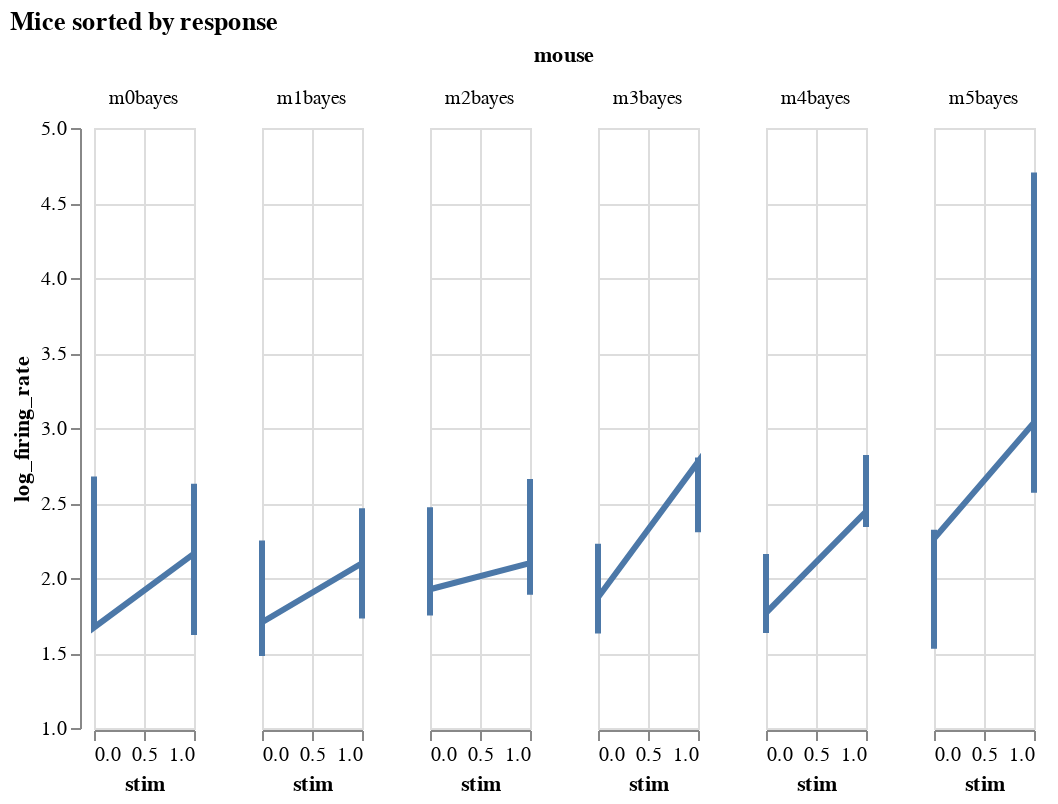
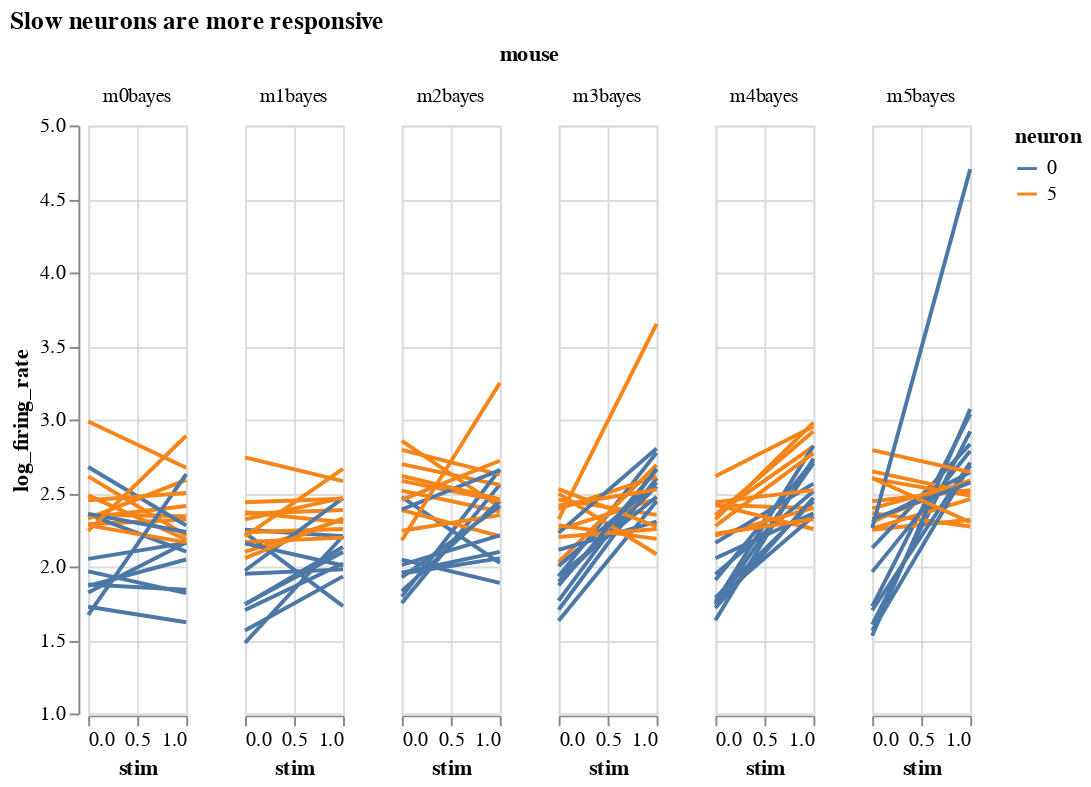
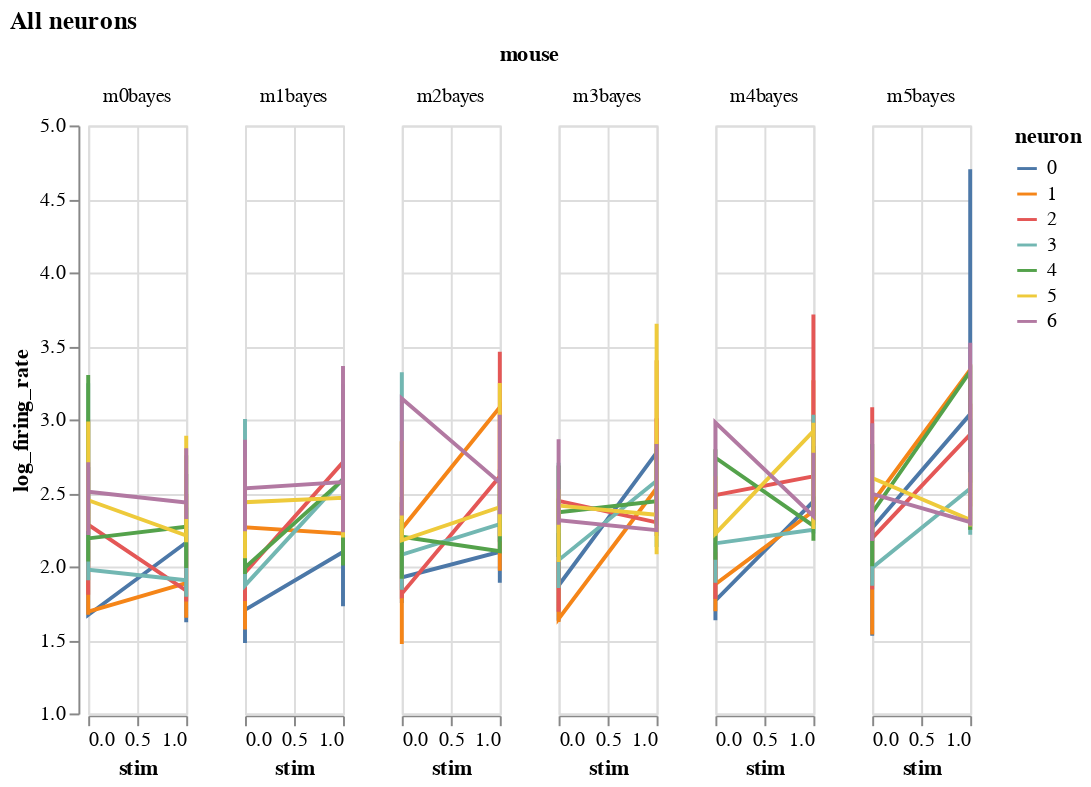
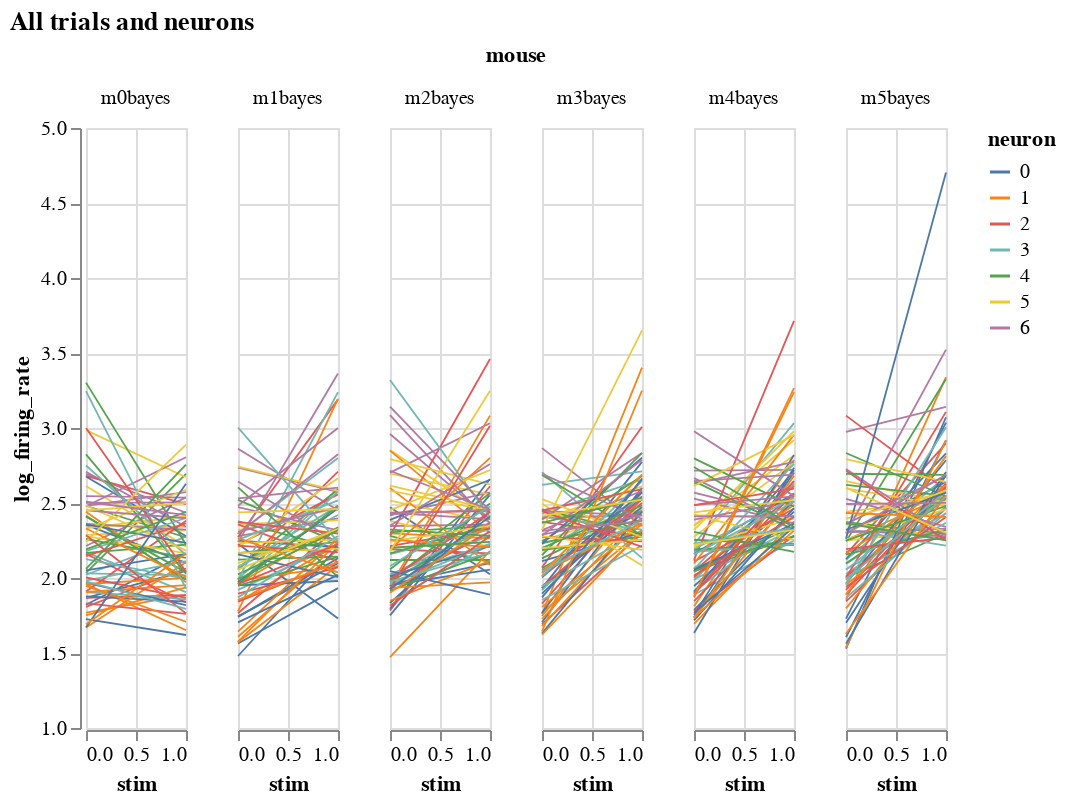

Write notebook code for charts like these, in order.
### Markdown cell above
# Exploratory plot without any fitting

### Code cell
from bayes_window.visualization import fake_spikes_explore
charts=fake_spikes_explore(df,df_monster,index_cols)
[chart.display() for chart in charts];
#fig_mice, fig_select, fig_neurons, fig_trials, fig_isi + fig_overlay, bar, box, fig_raster, bar_combined

### Figure 1 — Vega-Lite specification as saved in the notebook (floating-point values rounded to 4 significant figures)
{"config": {"view": {"continuousWidth": 400, "continuousHeight": 300}}, "data": {"name": "data-6681d4ce69c7ccd29b324b40bdd09c40"}, "mark": {"type": "line", "fill": null}, "encoding": {"facet": {"type": "nominal", "field": "mouse"}, "opacity": {"value": 1}, "size": {"value": 3}, "x": {"type": "quantitative", "field": "stim"}, "y": {"type": "quantitative", "field": "log_firing_rate", "scale": {"zero": false}}}, "height": 300, "title": "Mice sorted by response", "width": 50, "$schema": "https://vega.github.io/schema/vega-lite/v4.8.1.json", "datasets": {"data-6681d4ce69c7ccd29b324b40bdd09c40": [{"i_trial": 0, "mouse_code": 0, "neuron_code": 0, "mouse": "m0bayes", "stim": 0, "neuron": "0", "neuron_x_mouse": "0m0bayes", "log_firing_rate": 1.822, "Firing rate": 66.4, "firing_rate": 66.4, "i_spike": 44.5, "isi": 0.07901}, {"i_trial": 0, "mouse_code": 0, "neuron_code": 0, "mouse": "m0bayes", "stim": 1, "neuron": "0", "neuron_x_mouse": "0m0bayes", "log_firing_rate": 2.163, "Firing rate": 145.4, "firing_rate": 145.4, "i_spike": 47.0, "isi": 0.07346}, {"i_trial": 0, "mouse_code": 1, "neuron_code": 1, "mouse": "m1bayes", "stim": 0, "neuron": "0", "neuron_x_mouse": "0m1bayes", "log_firing_rate": 1.744, "Firing rate": 55.5, "firing_rate": 55.5, "i_spike": 40.5, "isi": 0.08643}, {"i_trial": 0, "mouse_code": 1, "neuron_code": 1, "mouse": "m1bayes", "stim": 1, "neuron": "0", "neuron_x_mouse": "0m1bayes", "log_firing_rate": 2.099, "Firing rate": 125.5, "firing_rate": 125.5, "i_spike": 68.0, "isi": 0.05055}, {"i_trial": 0, "mouse_code": 2, "neuron_code": 2, "mouse": "m2bayes", "stim": 0, "neuron": "0", "neuron_x_mouse": "0m2bayes", "log_firing_rate": 1.958, "Firing rate": 90.8, "firing_rate": 90.8, "i_spike": 36.0, "isi": 0.09629}, {"i_trial": 0, "mouse_code": 2, "neuron_code": 2, "mouse": "m2bayes", "stim": 1, "neuron": "0", "neuron_x_mouse": "0m2bayes", "log_firing_rate": 2.099, "Firing rate": 125.6, "firing_rate": 125.6, "i_spike": 81.5, "isi": 0.04195}, {"i_trial": 0, "mouse_code": 3, "neuron_code": 3, "mouse": "m3bayes", "stim": 0, "neuron": "0", "neuron_x_mouse": "0m3bayes", "log_firing_rate": 1.932, "Firing rate": 85.56, "firing_rate": 85.56, "i_spike": 45.0, "isi": 0.07453}, {"i_trial": 0, "mouse_code": 3, "neuron_code": 3, "mouse": "m3bayes", "stim": 1, "neuron": "0", "neuron_x_mouse": "0m3bayes", "log_firing_rate": 2.774, "Firing rate": 594.3, "firing_rate": 594.3, "i_spike": 114.0, "isi": 0.03013}, {"i_trial": 0, "mouse_code": 4, "neuron_code": 4, "mouse": "m4bayes", "stim": 0, "neuron": "0", "neuron_x_mouse": "0m4bayes", "log_firing_rate": 1.787, "Firing rate": 61.28, "firing_rate": 61.28, "i_spike": 55.5, "isi": 0.06197}, {"i_trial": 0, "mouse_code": 4, "neuron_code": 4, "mouse": "m4bayes", "stim": 1, "neuron": "0", "neuron_x_mouse": "0m4bayes", "log_firing_rate": 2.443, "Firing rate": 277.1, "firing_rate": 277.1, "i_spike": 132.5, "isi": 0.02538}, {"i_trial": 0, "mouse_code": 5, "neuron_code": 5, "mouse": "m5bayes", "stim": 0, "neuron": "0", "neuron_x_mouse": "0m5bayes", "log_firing_rate": 1.729, "Firing rate": 53.57, "firing_rate": 53.57, "i_spike": 38.5, "isi": 0.08965}, {"i_trial": 0, "mouse_code": 5, "neuron_code": 5, "mouse": "m5bayes", "stim": 1, "neuron": "0", "neuron_x_mouse": "0m5bayes", "log_firing_rate": 3.036, "Firing rate": 1087.0, "firing_rate": 1087.0, "i_spike": 145.0, "isi": 0.02397}, {"i_trial": 1, "mouse_code": 0, "neuron_code": 0, "mouse": "m0bayes", "stim": 0, "neuron": "0", "neuron_x_mouse": "0m0bayes", "log_firing_rate": 1.867, "Firing rate": 73.68, "firing_rate": 73.68, "i_spike": 48.5, "isi": 0.07194}, {"i_trial": 1, "mouse_code": 0, "neuron_code": 0, "mouse": "m0bayes", "stim": 1, "neuron": "0", "neuron_x_mouse": "0m0bayes", "log_firing_rate": 2.047, "Firing rate": 111.5, "firing_rate": 111.5, "i_spike": 34.0, "isi": 0.1043}, {"i_trial": 1, "mouse_code": 1, "neuron_code": 1, "mouse": "m1bayes", "stim": 0, "neuron": "0", "neuron_x_mouse": "0m1bayes", "log_firing_rate": 2.229, "Firing rate": 169.3, "firing_rate": 169.3, "i_spike": 46.5, "isi": 0.07385}, {"i_trial": 1, "mouse_code": 1, "neuron_code": 1, "mouse": "m1bayes", "stim": 1, "neuron": "0", "neuron_x_mouse": "0m1bayes", "log_firing_rate": 1.73, "Firing rate": 53.68, "firing_rate": 53.68, "i_spike": 68.0, "isi": 0.05124}, {"i_trial": 1, "mouse_code": 2, "neuron_code": 2, "mouse": "m2bayes", "stim": 0, "neuron": "0", "neuron_x_mouse": "0m2bayes", "log_firing_rate": 2.472, "Firing rate": 296.5, "firing_rate": 296.5, "i_spike": 43.0, "isi": 0.078}, {"i_trial": 1, "mouse_code": 2, "neuron_code": 2, "mouse": "m2bayes", "stim": 1, "neuron": "0", "neuron_x_mouse": "0m2bayes", "log_firing_rate": 2.025, "Firing rate": 105.9, "firing_rate": 105.9, "i_spike": 81.0, "isi": 0.04205}, {"i_trial": 1, "mouse_code": 3, "neuron_code": 3, "mouse": "m3bayes", "stim": 0, "neuron": "0", "neuron_x_mouse": "0m3bayes", "log_firing_rate": 1.706, "Firing rate": 50.76, "firing_rate": 50.76, "i_spike": 39.5, "isi": 0.08834}, {"i_trial": 1, "mouse_code": 3, "neuron_code": 3, "mouse": "m3bayes", "stim": 1, "neuron": "0", "neuron_x_mouse": "0m3bayes", "log_firing_rate": 2.602, "Firing rate": 399.5, "firing_rate": 399.5, "i_spike": 129.5, "isi": 0.02702}, {"i_trial": 1, "mouse_code": 4, "neuron_code": 4, "mouse": "m4bayes", "stim": 0, "neuron": "0", "neuron_x_mouse": "0m4bayes", "log_firing_rate": 1.739, "Firing rate": 54.77, "firing_rate": 54.77, "i_spike": 40.5, "isi": 0.08388}, {"i_trial": 1, "mouse_code": 4, "neuron_code": 4, "mouse": "m4bayes", "stim": 1, "neuron": "0", "neuron_x_mouse": "0m4bayes", "log_firing_rate": 2.703, "Firing rate": 505.0, "firing_rate": 505.0, "i_spike": 140.0, "isi": 0.02354}, {"i_trial": 1, "mouse_code": 5, "neuron_code": 5, "mouse": "m5bayes", "stim": 0, "neuron": "0", "neuron_x_mouse": "0m5bayes", "log_firing_rate": 1.605, "Firing rate": 40.26, "firing_rate": 40.26, "i_spike": 40.5, "isi": 0.08186}, {"i_trial": 1, "mouse_code": 5, "neuron_code": 5, "mouse": "m5bayes", "stim": 1, "neuron": "0", "neuron_x_mouse": "0m5bayes", "log_firing_rate": 2.918, "Firing rate": 828.5, "firing_rate": 828.5, "i_spike": 150.5, "isi": 0.02319}, {"i_trial": 2, "mouse_code": 0, "neuron_code": 0, "mouse": "m0bayes", "stim": 0, "neuron": "0", "neuron_x_mouse": "0m0bayes", "log_firing_rate": 2.051, "Firing rate": 112.5, "firing_rate": 112.5, "i_spike": 43.0, "isi": 0.0811}, {"i_trial": 2, "mouse_code": 0, "neuron_code": 0, "mouse": "m0bayes", "stim": 1, "neuron": "0", "neuron_x_mouse": "0m0bayes", "log_firing_rate": 2.16, "Firing rate": 144.7, "firing_rate": 144.7, "i_spike": 45.0, "isi": 0.07837}, {"i_trial": 2, "mouse_code": 1, "neuron_code": 1, "mouse": "m1bayes", "stim": 0, "neuron": "0", "neuron_x_mouse": "0m1bayes", "log_firing_rate": 1.741, "Firing rate": 55.05, "firing_rate": 55.05, "i_spike": 42.0, "isi": 0.08417}, {"i_trial": 2, "mouse_code": 1, "neuron_code": 1, "mouse": "m1bayes", "stim": 1, "neuron": "0", "neuron_x_mouse": "0m1bayes", "log_firing_rate": 2.132, "Firing rate": 135.5, "firing_rate": 135.5, "i_spike": 65.5, "isi": 0.05327}, {"i_trial": 2, "mouse_code": 2, "neuron_code": 2, "mouse": "m2bayes", "stim": 0, "neuron": "0", "neuron_x_mouse": "0m2bayes", "log_firing_rate": 1.751, "Firing rate": 56.31, "firing_rate": 56.31, "i_spike": 34.5, "isi": 0.1025}, {"i_trial": 2, "mouse_code": 2, "neuron_code": 2, "mouse": "m2bayes", "stim": 1, "neuron": "0", "neuron_x_mouse": "0m2bayes", "log_firing_rate": 2.556, "Firing rate": 359.9, "firing_rate": 359.9, "i_spike": 91.5, "isi": 0.03621}, {"i_trial": 2, "mouse_code": 3, "neuron_code": 3, "mouse": "m3bayes", "stim": 0, "neuron": "0", "neuron_x_mouse": "0m3bayes", "log_firing_rate": 1.896, "Firing rate": 78.67, "firing_rate": 78.67, "i_spike": 53.0, "isi": 0.06515}, {"i_trial": 2, "mouse_code": 3, "neuron_code": 3, "mouse": "m3bayes", "stim": 1, "neuron": "0", "neuron_x_mouse": "0m3bayes", "log_firing_rate": 2.545, "Firing rate": 350.4, "firing_rate": 350.4, "i_spike": 107.0, "isi": 0.03192}, {"i_trial": 2, "mouse_code": 4, "neuron_code": 4, "mouse": "m4bayes", "stim": 0, "neuron": "0", "neuron_x_mouse": "0m4bayes", "log_firing_rate": 1.754, "Firing rate": 56.76, "firing_rate": 56.76, "i_spike": 30.5, "isi": 0.1139}, {"i_trial": 2, "mouse_code": 4, "neuron_code": 4, "mouse": "m4bayes", "stim": 1, "neuron": "0", "neuron_x_mouse": "0m4bayes", "log_firing_rate": 2.82, "Firing rate": 660.7, "firing_rate": 660.7, "i_spike": 132.0, "isi": 0.02645}, {"i_trial": 2, "mouse_code": 5, "neuron_code": 5, "mouse": "m5bayes", "stim": 0, "neuron": "0", "neuron_x_mouse": "0m5bayes", "log_firing_rate": 2.301, "Firing rate": 200.1, "firing_rate": 200.1, "i_spike": 41.0, "isi": 0.08552}, {"i_trial": 2, "mouse_code": 5, "neuron_code": 5, "mouse": "m5bayes", "stim": 1, "neuron": "0", "neuron_x_mouse": "0m5bayes", "log_firing_rate": 2.64, "Firing rate": 436.8, "firing_rate": 436.8, "i_spike": 150.0, "isi": 0.02326}, {"i_trial": 3, "mouse_code": 0, "neuron_code": 0, "mouse": "m0bayes", "stim": 0, "neuron": "0", "neuron_x_mouse": "0m0bayes", "log_firing_rate": 2.355, "Firing rate": 226.2, "firing_rate": 226.2, "i_spike": 43.0, "isi": 0.08147}, {"i_trial": 3, "mouse_code": 0, "neuron_code": 0, "mouse": "m0bayes", "stim": 1, "neuron": "0", "neuron_x_mouse": "0m0bayes", "log_firing_rate": 2.101, "Firing rate": 126.1, "firing_rate": 126.1, "i_spike": 42.0, "isi": 0.0834}, {"i_trial": 3, "mouse_code": 1, "neuron_code": 1, "mouse": "m1bayes", "stim": 0, "neuron": "0", "neuron_x_mouse": "0m1bayes", "log_firing_rate": 2.249, "Firing rate": 177.6, "firing_rate": 177.6, "i_spike": 45.5, "isi": 0.07617}, {"i_trial": 3, "mouse_code": 1, "neuron_code": 1, "mouse": "m1bayes", "stim": 1, "neuron": "0", "neuron_x_mouse": "0m1bayes", "log_firing_rate": 2.205, "Firing rate": 160.3, "firing_rate": 160.3, "i_spike": 63.5, "isi": 0.05352}, {"i_trial": 3, "mouse_code": 2, "neuron_code": 2, "mouse": "m2bayes", "stim": 0, "neuron": "0", "neuron_x_mouse": "0m2bayes", "log_firing_rate": 1.795, "Firing rate": 62.37, "firing_rate": 62.37, "i_spike": 52.0, "isi": 0.06617}, {"i_trial": 3, "mouse_code": 2, "neuron_code": 2, "mouse": "m2bayes", "stim": 1, "neuron": "0", "neuron_x_mouse": "0m2bayes", "log_firing_rate": 2.66, "Firing rate": 456.9, "firing_rate": 456.9, "i_spike": 79.0, "isi": 0.0441}, {"i_trial": 3, "mouse_code": 3, "neuron_code": 3, "mouse": "m3bayes", "stim": 0, "neuron": "0", "neuron_x_mouse": "0m3bayes", "log_firing_rate": 1.936, "Firing rate": 86.25, "firing_rate": 86.25, "i_spike": 47.0, "isi": 0.07452}, {"i_trial": 3, "mouse_code": 3, "neuron_code": 3, "mouse": "m3bayes", "stim": 1, "neuron": "0", "neuron_x_mouse": "0m3bayes", "log_firing_rate": 2.473, "Firing rate": 297.5, "firing_rate": 297.5, "i_spike": 117.0, "isi": 0.02938}, {"i_trial": 3, "mouse_code": 4, "neuron_code": 4, "mouse": "m4bayes", "stim": 0, "neuron": "0", "neuron_x_mouse": "0m4bayes", "log_firing_rate": 1.633, "Firing rate": 42.97, "firing_rate": 42.97, "i_spike": 39.5, "isi": 0.08702}, {"i_trial": 3, "mouse_code": 4, "neuron_code": 4, "mouse": "m4bayes", "stim": 1, "neuron": "0", "neuron_x_mouse": "0m4bayes", "log_firing_rate": 2.735, "Firing rate": 542.8, "firing_rate": 542.8, "i_spike": 122.0, "isi": 0.02824}, {"i_trial": 3, "mouse_code": 5, "neuron_code": 5, "mouse": "m5bayes", "stim": 0, "neuron": "0", "neuron_x_mouse": "0m5bayes", "log_firing_rate": 2.127, "Firing rate": 133.9, "firing_rate": 133.9, "i_spike": 43.5, "isi": 0.07935}, {"i_trial": 3, "mouse_code": 5, "neuron_code": 5, "mouse": "m5bayes", "stim": 1, "neuron": "0", "neuron_x_mouse": "0m5bayes", "log_firing_rate": 2.831, "Firing rate": 678.3, "firing_rate": 678.3, "i_spike": 153.5, "isi": 0.02247}, {"i_trial": 4, "mouse_code": 0, "neuron_code": 0, "mouse": "m0bayes", "stim": 0, "neuron": "0", "neuron_x_mouse": "0m0bayes", "log_firing_rate": 1.877, "Firing rate": 75.35, "firing_rate": 75.35, "i_spike": 40.0, "isi": 0.08537}, {"i_trial": 4, "mouse_code": 0, "neuron_code": 0, "mouse": "m0bayes", "stim": 1, "neuron": "0", "neuron_x_mouse": "0m0bayes", "log_firing_rate": 1.842, "Firing rate": 69.49, "firing_rate": 69.49, "i_spike": 41.5, "isi": 0.08256}, {"i_trial": 4, "mouse_code": 1, "neuron_code": 1, "mouse": "m1bayes", "stim": 0, "neuron": "0", "neuron_x_mouse": "0m1bayes", "log_firing_rate": 1.564, "Firing rate": 36.62, "firing_rate": 36.62, "i_spike": 34.0, "isi": 0.1029}, {"i_trial": 4, "mouse_code": 1, "neuron_code": 1, "mouse": "m1bayes", "stim": 1, "neuron": "0", "neuron_x_mouse": "0m1bayes", "log_firing_rate": 1.932, "Firing rate": 85.56, "firing_rate": 85.56, "i_spike": 71.0, "isi": 0.04867}, {"i_trial": 4, "mouse_code": 2, "neuron_code": 2, "mouse": "m2bayes", "stim": 0, "neuron": "0", "neuron_x_mouse": "0m2bayes", "log_firing_rate": 1.832, "Firing rate": 67.95, "firing_rate": 67.95, "i_spike": 39.0, "isi": 0.08781}, {"i_trial": 4, "mouse_code": 2, "neuron_code": 2, "mouse": "m2bayes", "stim": 1, "neuron": "0", "neuron_x_mouse": "0m2bayes", "log_firing_rate": 2.444, "Firing rate": 277.7, "firing_rate": 277.7, "i_spike": 86.0, "isi": 0.03986}, {"i_trial": 4, "mouse_code": 3, "neuron_code": 3, "mouse": "m3bayes", "stim": 0, "neuron": "0", "neuron_x_mouse": "0m3bayes", "log_firing_rate": 1.767, "Firing rate": 58.52, "firing_rate": 58.52, "i_spike": 41.0, "isi": 0.08446}, {"i_trial": 4, "mouse_code": 3, "neuron_code": 3, "mouse": "m3bayes", "stim": 1, "neuron": "0", "neuron_x_mouse": "0m3bayes", "log_firing_rate": 2.665, "Firing rate": 462.8, "firing_rate": 462.8, "i_spike": 109.0, "isi": 0.03201}, {"i_trial": 4, "mouse_code": 4, "neuron_code": 4, "mouse": "m4bayes", "stim": 0, "neuron": "0", "neuron_x_mouse": "0m4bayes", "log_firing_rate": 1.947, "Firing rate": 88.48, "firing_rate": 88.48, "i_spike": 41.0, "isi": 0.08561}, {"i_trial": 4, "mouse_code": 4, "neuron_code": 4, "mouse": "m4bayes", "stim": 1, "neuron": "0", "neuron_x_mouse": "0m4bayes", "log_firing_rate": 2.511, "Firing rate": 324.3, "firing_rate": 324.3, "i_spike": 141.0, "isi": 0.02436}, {"i_trial": 4, "mouse_code": 5, "neuron_code": 5, "mouse": "m5bayes", "stim": 0, "neuron": "0", "neuron_x_mouse": "0m5bayes", "log_firing_rate": 1.963, "Firing rate": 91.84, "firing_rate": 91.84, "i_spike": 45.0, "isi": 0.07702}, {"i_trial": 4, "mouse_code": 5, "neuron_code": 5, "mouse": "m5bayes", "stim": 1, "neuron": "0", "neuron_x_mouse": "0m5bayes", "log_firing_rate": 2.785, "Firing rate": 609.8, "firing_rate": 609.8, "i_spike": 173.5, "isi": 0.01987}, {"i_trial": 5, "mouse_code": 0, "neuron_code": 0, "mouse": "m0bayes", "stim": 0, "neuron": "0", "neuron_x_mouse": "0m0bayes", "log_firing_rate": 2.677, "Firing rate": 475.2, "firing_rate": 475.2, "i_spike": 40.5, "isi": 0.0868}, {"i_trial": 5, "mouse_code": 0, "neuron_code": 0, "mouse": "m0bayes", "stim": 1, "neuron": "0", "neuron_x_mouse": "0m0bayes", "log_firing_rate": 2.278, "Firing rate": 189.8, "firing_rate": 189.8, "i_spike": 54.5, "isi": 0.06385}, {"i_trial": 5, "mouse_code": 1, "neuron_code": 1, "mouse": "m1bayes", "stim": 0, "neuron": "0", "neuron_x_mouse": "0m1bayes", "log_firing_rate": 1.48, "Firing rate": 30.2, "firing_rate": 30.2, "i_spike": 41.5, "isi": 0.08028}, {"i_trial": 5, "mouse_code": 1, "neuron_code": 1, "mouse": "m1bayes", "stim": 1, "neuron": "0", "neuron_x_mouse": "0m1bayes", "log_firing_rate": 2.207, "Firing rate": 161.2, "firing_rate": 161.2, "i_spike": 72.0, "isi": 0.04812}, {"i_trial": 5, "mouse_code": 2, "neuron_code": 2, "mouse": "m2bayes", "stim": 0, "neuron": "0", "neuron_x_mouse": "0m2bayes", "log_firing_rate": 1.952, "Firing rate": 89.45, "firing_rate": 89.45, "i_spike": 33.5, "isi": 0.1045}, {"i_trial": 5, "mouse_code": 2, "neuron_code": 2, "mouse": "m2bayes", "stim": 1, "neuron": "0", "neuron_x_mouse": "0m2bayes", "log_firing_rate": 2.055, "Firing rate": 113.5, "firing_rate": 113.5, "i_spike": 92.5, "isi": 0.03668}, {"i_trial": 5, "mouse_code": 3, "neuron_code": 3, "mouse": "m3bayes", "stim": 0, "neuron": "0", "neuron_x_mouse": "0m3bayes", "log_firing_rate": 1.631, "Firing rate": 42.73, "firing_rate": 42.73, "i_spike": 32.5, "isi": 0.1025}, {"i_trial": 5, "mouse_code": 3, "neuron_code": 3, "mouse": "m3bayes", "stim": 1, "neuron": "0", "neuron_x_mouse": "0m3bayes", "log_firing_rate": 2.443, "Firing rate": 277.2, "firing_rate": 277.2, "i_spike": 118.0, "isi": 0.02949}, {"i_trial": 5, "mouse_code": 4, "neuron_code": 4, "mouse": "m4bayes", "stim": 0, "neuron": "0", "neuron_x_mouse": "0m4bayes", "log_firing_rate": 1.908, "Firing rate": 80.88, "firing_rate": 80.88, "i_spike": 39.0, "isi": 0.09003}, {"i_trial": 5, "mouse_code": 4, "neuron_code": 4, "mouse": "m4bayes", "stim": 1, "neuron": "0", "neuron_x_mouse": "0m4bayes", "log_firing_rate": 2.718, "Firing rate": 522.5, "firing_rate": 522.5, "i_spike": 149.5, "isi": 0.0231}, {"i_trial": 5, "mouse_code": 5, "neuron_code": 5, "mouse": "m5bayes", "stim": 0, "neuron": "0", "neuron_x_mouse": "0m5bayes", "log_firing_rate": 1.529, "Firing rate": 33.8, "firing_rate": 33.8, "i_spike": 42.0, "isi": 0.08041}, {"i_trial": 5, "mouse_code": 5, "neuron_code": 5, "mouse": "m5bayes", "stim": 1, "neuron": "0", "neuron_x_mouse": "0m5bayes", "log_firing_rate": 3.072, "Firing rate": 1179.0, "firing_rate": 1179.0, "i_spike": 174.5, "isi": 0.01952}, {"i_trial": 6, "mouse_code": 0, "neuron_code": 0, "mouse": "m0bayes", "stim": 0, "neuron": "0", "neuron_x_mouse": "0m0bayes", "log_firing_rate": 1.967, "Firing rate": 92.65, "firing_rate": 92.65, "i_spike": 39.0, "isi": 0.08763}, {"i_trial": 6, "mouse_code": 0, "neuron_code": 0, "mouse": "m0bayes", "stim": 1, "neuron": "0", "neuron_x_mouse": "0m0bayes", "log_firing_rate": 1.818, "Firing rate": 65.83, "firing_rate": 65.83, "i_spike": 41.5, "isi": 0.08342}, {"i_trial": 6, "mouse_code": 1, "neuron_code": 1, "mouse": "m1bayes", "stim": 0, "neuron": "0", "neuron_x_mouse": "0m1bayes", "log_firing_rate": 1.951, "Firing rate": 89.27, "firing_rate": 89.27, "i_spike": 45.0, "isi": 0.07833}, {"i_trial": 6, "mouse_code": 1, "neuron_code": 1, "mouse": "m1bayes", "stim": 1, "neuron": "0", "neuron_x_mouse": "0m1bayes", "log_firing_rate": 1.98, "Firing rate": 95.52, "firing_rate": 95.52, "i_spike": 70.0, "isi": 0.04968}, {"i_trial": 6, "mouse_code": 2, "neuron_code": 2, "mouse": "m2bayes", "stim": 0, "neuron": "0", "neuron_x_mouse": "0m2bayes", "log_firing_rate": 2.387, "Firing rate": 243.9, "firing_rate": 243.9, "i_spike": 40.0, "isi": 0.08712}, {"i_trial": 6, "mouse_code": 2, "neuron_code": 2, "mouse": "m2bayes", "stim": 1, "neuron": "0", "neuron_x_mouse": "0m2bayes", "log_firing_rate": 2.655, "Firing rate": 451.8, "firing_rate": 451.8, "i_spike": 89.5, "isi": 0.03867}, {"i_trial": 6, "mouse_code": 3, "neuron_code": 3, "mouse": "m3bayes", "stim": 0, "neuron": "0", "neuron_x_mouse": "0m3bayes", "log_firing_rate": 2.112, "Firing rate": 129.6, "firing_rate": 129.6, "i_spike": 49.0, "isi": 0.07071}, {"i_trial": 6, "mouse_code": 3, "neuron_code": 3, "mouse": "m3bayes", "stim": 1, "neuron": "0", "neuron_x_mouse": "0m3bayes", "log_firing_rate": 2.305, "Firing rate": 201.8, "firing_rate": 201.8, "i_spike": 116.5, "isi": 0.02916}, {"i_trial": 6, "mouse_code": 4, "neuron_code": 4, "mouse": "m4bayes", "stim": 0, "neuron": "0", "neuron_x_mouse": "0m4bayes", "log_firing_rate": 2.161, "Firing rate": 144.7, "firing_rate": 144.7, "i_spike": 41.5, "isi": 0.07928}, {"i_trial": 6, "mouse_code": 4, "neuron_code": 4, "mouse": "m4bayes", "stim": 1, "neuron": "0", "neuron_x_mouse": "0m4bayes", "log_firing_rate": 2.563, "Firing rate": 365.9, "firing_rate": 365.9, "i_spike": 129.0, "isi": 0.02677}, {"i_trial": 6, "mouse_code": 5, "neuron_code": 5, "mouse": "m5bayes", "stim": 0, "neuron": "0", "neuron_x_mouse": "0m5bayes", "log_firing_rate": 1.702, "Firing rate": 50.37, "firing_rate": 50.37, "i_spike": 34.0, "isi": 0.09834}, {"i_trial": 6, "mouse_code": 5, "neuron_code": 5, "mouse": "m5bayes", "stim": 1, "neuron": "0", "neuron_x_mouse": "0m5bayes", "log_firing_rate": 2.707, "Firing rate": 509.6, "firing_rate": 509.6, "i_spike": 158.0, "isi": 0.02123}, {"i_trial": 7, "mouse_code": 0, "neuron_code": 0, "mouse": "m0bayes", "stim": 0, "neuron": "0", "neuron_x_mouse": "0m0bayes", "log_firing_rate": 1.726, "Firing rate": 53.2, "firing_rate": 53.2, "i_spike": 44.0, "isi": 0.0787}, {"i_trial": 7, "mouse_code": 0, "neuron_code": 0, "mouse": "m0bayes", "stim": 1, "neuron": "0", "neuron_x_mouse": "0m0bayes", "log_firing_rate": 1.62, "Firing rate": 41.69, "firing_rate": 41.69, "i_spike": 36.0, "isi": 0.0964}, {"i_trial": 7, "mouse_code": 1, "neuron_code": 1, "mouse": "m1bayes", "stim": 0, "neuron": "0", "neuron_x_mouse": "0m1bayes", "log_firing_rate": 1.973, "Firing rate": 93.88, "firing_rate": 93.88, "i_spike": 39.0, "isi": 0.08605}, {"i_trial": 7, "mouse_code": 1, "neuron_code": 1, "mouse": "m1bayes", "stim": 1, "neuron": "0", "neuron_x_mouse": "0m1bayes", "log_firing_rate": 2.465, "Firing rate": 291.4, "firing_rate": 291.4, "i_spike": 63.0, "isi": 0.05484}, {"i_trial": 7, "mouse_code": 2, "neuron_code": 2, "mouse": "m2bayes", "stim": 0, "neuron": "0", "neuron_x_mouse": "0m2bayes", "log_firing_rate": 2.011, "Firing rate": 102.5, "firing_rate": 102.5, "i_spike": 43.5, "isi": 0.08123}, {"i_trial": 7, "mouse_code": 2, "neuron_code": 2, "mouse": "m2bayes", "stim": 1, "neuron": "0", "neuron_x_mouse": "0m2bayes", "log_firing_rate": 2.212, "Firing rate": 162.8, "firing_rate": 162.8, "i_spike": 91.5, "isi": 0.03766}, {"i_trial": 7, "mouse_code": 3, "neuron_code": 3, "mouse": "m3bayes", "stim": 0, "neuron": "0", "neuron_x_mouse": "0m3bayes", "log_firing_rate": 2.228, "Firing rate": 169.2, "firing_rate": 169.2, "i_spike": 41.5, "isi": 0.08191}, {"i_trial": 7, "mouse_code": 3, "neuron_code": 3, "mouse": "m3bayes", "stim": 1, "neuron": "0", "neuron_x_mouse": "0m3bayes", "log_firing_rate": 2.803, "Firing rate": 634.8, "firing_rate": 634.8, "i_spike": 126.5, "isi": 0.02617}, {"i_trial": 7, "mouse_code": 4, "neuron_code": 4, "mouse": "m4bayes", "stim": 0, "neuron": "0", "neuron_x_mouse": "0m4bayes", "log_firing_rate": 1.717, "Firing rate": 52.14, "firing_rate": 52.14, "i_spike": 44.0, "isi": 0.07859}, {"i_trial": 7, "mouse_code": 4, "neuron_code": 4, "mouse": "m4bayes", "stim": 1, "neuron": "0", "neuron_x_mouse": "0m4bayes", "log_firing_rate": 2.466, "Firing rate": 292.6, "firing_rate": 292.6, "i_spike": 153.5, "isi": 0.0225}, {"i_trial": 7, "mouse_code": 5, "neuron_code": 5, "mouse": "m5bayes", "stim": 0, "neuron": "0", "neuron_x_mouse": "0m5bayes", "log_firing_rate": 1.562, "Firing rate": 36.51, "firing_rate": 36.51, "i_spike": 45.5, "isi": 0.07574}, {"i_trial": 7, "mouse_code": 5, "neuron_code": 5, "mouse": "m5bayes", "stim": 1, "neuron": "0", "neuron_x_mouse": "0m5bayes", "log_firing_rate": 2.689, "Firing rate": 488.3, "firing_rate": 488.3, "i_spike": 173.0, "isi": 0.02007}, {"i_trial": 8, "mouse_code": 0, "neuron_code": 0, "mouse": "m0bayes", "stim": 0, "neuron": "0", "neuron_x_mouse": "0m0bayes", "log_firing_rate": 2.357, "Firing rate": 227.7, "firing_rate": 227.7, "i_spike": 46.5, "isi": 0.07472}, {"i_trial": 8, "mouse_code": 0, "neuron_code": 0, "mouse": "m0bayes", "stim": 1, "neuron": "0", "neuron_x_mouse": "0m0bayes", "log_firing_rate": 2.234, "Firing rate": 171.4, "firing_rate": 171.4, "i_spike": 40.5, "isi": 0.08631}, {"i_trial": 8, "mouse_code": 1, "neuron_code": 1, "mouse": "m1bayes", "stim": 0, "neuron": "0", "neuron_x_mouse": "0m1bayes", "log_firing_rate": 2.157, "Firing rate": 143.6, "firing_rate": 143.6, "i_spike": 36.5, "isi": 0.09511}, {"i_trial": 8, "mouse_code": 1, "neuron_code": 1, "mouse": "m1bayes", "stim": 1, "neuron": "0", "neuron_x_mouse": "0m1bayes", "log_firing_rate": 2.007, "Firing rate": 101.5, "firing_rate": 101.5, "i_spike": 55.5, "isi": 0.06175}, {"i_trial": 8, "mouse_code": 2, "neuron_code": 2, "mouse": "m2bayes", "stim": 0, "neuron": "0", "neuron_x_mouse": "0m2bayes", "log_firing_rate": 2.046, "Firing rate": 111.2, "firing_rate": 111.2, "i_spike": 55.0, "isi": 0.06399}, {"i_trial": 8, "mouse_code": 2, "neuron_code": 2, "mouse": "m2bayes", "stim": 1, "neuron": "0", "neuron_x_mouse": "0m2bayes", "log_firing_rate": 1.889, "Firing rate": 77.39, "firing_rate": 77.39, "i_spike": 80.5, "isi": 0.04295}, {"i_trial": 8, "mouse_code": 3, "neuron_code": 3, "mouse": "m3bayes", "stim": 0, "neuron": "0", "neuron_x_mouse": "0m3bayes", "log_firing_rate": 2.004, "Firing rate": 100.9, "firing_rate": 100.9, "i_spike": 41.5, "isi": 0.0798}, {"i_trial": 8, "mouse_code": 3, "neuron_code": 3, "mouse": "m3bayes", "stim": 1, "neuron": "0", "neuron_x_mouse": "0m3bayes", "log_firing_rate": 2.571, "Firing rate": 372.0, "firing_rate": 372.0, "i_spike": 106.5, "isi": 0.03282}, {"i_trial": 8, "mouse_code": 4, "neuron_code": 4, "mouse": "m4bayes", "stim": 0, "neuron": "0", "neuron_x_mouse": "0m4bayes", "log_firing_rate": 2.056, "Firing rate": 113.6, "firing_rate": 113.6, "i_spike": 36.0, "isi": 0.09775}, {"i_trial": 8, "mouse_code": 4, "neuron_code": 4, "mouse": "m4bayes", "stim": 1, "neuron": "0", "neuron_x_mouse": "0m4bayes", "log_firing_rate": 2.362, "Firing rate": 230.0, "firing_rate": 230.0, "i_spike": 151.0, "isi": 0.02224}, {"i_trial": 8, "mouse_code": 5, "neuron_code": 5, "mouse": "m5bayes", "stim": 0, "neuron": "0", "neuron_x_mouse": "0m5bayes", "log_firing_rate": 2.322, "Firing rate": 209.7, "firing_rate": 209.7, "i_spike": 44.0, "isi": 0.07863}, {"i_trial": 8, "mouse_code": 5, "neuron_code": 5, "mouse": "m5bayes", "stim": 1, "neuron": "0", "neuron_x_mouse": "0m5bayes", "log_firing_rate": 2.569, "Firing rate": 370.8, "firing_rate": 370.8, "i_spike": 169.0, "isi": 0.02026}, {"i_trial": 9, "mouse_code": 0, "neuron_code": 0, "mouse": "m0bayes", "stim": 0, "neuron": "0", "neuron_x_mouse": "0m0bayes", "log_firing_rate": 1.67, "Firing rate": 46.75, "firing_rate": 46.75, "i_spike": 32.5, "isi": 0.1069}, {"i_trial": 9, "mouse_code": 0, "neuron_code": 0, "mouse": "m0bayes", "stim": 1, "neuron": "0", "neuron_x_mouse": "0m0bayes", "log_firing_rate": 2.629, "Firing rate": 425.2, "firing_rate": 425.2, "i_spike": 41.5, "isi": 0.08334}, {"i_trial": 9, "mouse_code": 1, "neuron_code": 1, "mouse": "m1bayes", "stim": 0, "neuron": "0", "neuron_x_mouse": "0m1bayes", "log_firing_rate": 1.704, "Firing rate": 50.61, "firing_rate": 50.61, "i_spike": 59.0, "isi": 0.05847}, {"i_trial": 9, "mouse_code": 1, "neuron_code": 1, "mouse": "m1bayes", "stim": 1, "neuron": "0", "neuron_x_mouse": "0m1bayes", "log_firing_rate": 2.021, "Firing rate": 104.8, "firing_rate": 104.8, "i_spike": 72.0, "isi": 0.04766}, {"i_trial": 9, "mouse_code": 2, "neuron_code": 2, "mouse": "m2bayes", "stim": 0, "neuron": "0", "neuron_x_mouse": "0m2bayes", "log_firing_rate": 1.925, "Firing rate": 84.12, "firing_rate": 84.12, "i_spike": 48.0, "isi": 0.07216}, {"i_trial": 9, "mouse_code": 2, "neuron_code": 2, "mouse": "m2bayes", "stim": 1, "neuron": "0", "neuron_x_mouse": "0m2bayes", "log_firing_rate": 2.409, "Firing rate": 256.6, "firing_rate": 256.6, "i_spike": 82.0, "isi": 0.04226}, {"i_trial": 9, "mouse_code": 3, "neuron_code": 3, "mouse": "m3bayes", "stim": 0, "neuron": "0", "neuron_x_mouse": "0m3bayes", "log_firing_rate": 1.871, "Firing rate": 74.24, "firing_rate": 74.24, "i_spike": 50.0, "isi": 0.06686}, {"i_trial": 9, "mouse_code": 3, "neuron_code": 3, "mouse": "m3bayes", "stim": 1, "neuron": "0", "neuron_x_mouse": "0m3bayes", "log_firing_rate": 2.657, "Firing rate": 454.0, "firing_rate": 454.0, "i_spike": 128.0, "isi": 0.02736}, {"i_trial": 9, "mouse_code": 4, "neuron_code": 4, "mouse": "m4bayes", "stim": 0, "neuron": "0", "neuron_x_mouse": "0m4bayes", "log_firing_rate": 1.768, "Firing rate": 58.57, "firing_rate": 58.57, "i_spike": 42.0, "isi": 0.08084}, {"i_trial": 9, "mouse_code": 4, "neuron_code": 4, "mouse": "m4bayes", "stim": 1, "neuron": "0", "neuron_x_mouse": "0m4bayes", "log_firing_rate": 2.341, "Firing rate": 219.2, "firing_rate": 219.2, "i_spike": 132.0, "isi": 0.02581}, {"i_trial": 9, "mouse_code": 5, "neuron_code": 5, "mouse": "m5bayes", "stim": 0, "neuron": "0", "neuron_x_mouse": "0m5bayes", "log_firing_rate": 2.262, "Firing rate": 182.7, "firing_rate": 182.7, "i_spike": 43.0, "isi": 0.07842}, {"i_trial": 9, "mouse_code": 5, "neuron_code": 5, "mouse": "m5bayes", "stim": 1, "neuron": "0", "neuron_x_mouse": "0m5bayes", "log_firing_rate": 4.703, "Firing rate": 50440.0, "firing_rate": 50440.0, "i_spike": 159.0, "isi": 0.02143}]}}

### Figure 2 — Vega-Lite specification as saved in the notebook (floating-point values rounded to 4 significant figures; data arrays with more than 128 entries replaced by an {"elided": "..."} marker saying what was removed)
{"config": {"view": {"continuousWidth": 400, "continuousHeight": 300}}, "data": {"name": "data-749a57bf52de715b8ccac8230d0a7f80"}, "mark": {"type": "line", "fill": null}, "encoding": {"color": {"type": "nominal", "field": "neuron"}, "detail": {"type": "quantitative", "field": "i_trial"}, "facet": {"type": "nominal", "field": "mouse"}, "opacity": {"value": 1}, "size": {"value": 2}, "x": {"type": "quantitative", "field": "stim"}, "y": {"type": "quantitative", "field": "log_firing_rate", "scale": {"zero": false}}}, "height": 300, "title": "Slow neurons are more responsive", "width": 50, "$schema": "https://vega.github.io/schema/vega-lite/v4.8.1.json", "datasets": {"data-749a57bf52de715b8ccac8230d0a7f80": {"elided": "240 records"}}}

### Figure 3 — Vega-Lite specification as saved in the notebook (floating-point values rounded to 4 significant figures; data arrays with more than 128 entries replaced by an {"elided": "..."} marker saying what was removed)
{"config": {"view": {"continuousWidth": 400, "continuousHeight": 300}}, "data": {"name": "data-cf1d544c5e0862d327569a47f661d274"}, "mark": {"type": "line", "fill": null}, "encoding": {"color": {"type": "nominal", "field": "neuron"}, "facet": {"type": "nominal", "field": "mouse"}, "opacity": {"value": 1}, "size": {"value": 2}, "x": {"type": "quantitative", "field": "stim"}, "y": {"type": "quantitative", "field": "log_firing_rate", "scale": {"zero": false}}}, "height": 300, "title": "All neurons", "width": 50, "$schema": "https://vega.github.io/schema/vega-lite/v4.8.1.json", "datasets": {"data-cf1d544c5e0862d327569a47f661d274": {"elided": "840 records"}}}

### Figure 4 — Vega-Lite specification as saved in the notebook (floating-point values rounded to 4 significant figures; data arrays with more than 128 entries replaced by an {"elided": "..."} marker saying what was removed)
{"config": {"view": {"continuousWidth": 400, "continuousHeight": 300}}, "data": {"name": "data-cf1d544c5e0862d327569a47f661d274"}, "mark": {"type": "line", "fill": null}, "encoding": {"color": {"type": "nominal", "field": "neuron"}, "detail": {"type": "quantitative", "field": "i_trial"}, "facet": {"type": "nominal", "field": "mouse"}, "opacity": {"value": 1}, "size": {"value": 0.9}, "x": {"type": "quantitative", "field": "stim"}, "y": {"type": "quantitative", "field": "log_firing_rate", "scale": {"zero": false}}}, "height": 300, "title": "All trials and neurons", "width": 50, "$schema": "https://vega.github.io/schema/vega-lite/v4.8.1.json", "datasets": {"data-cf1d544c5e0862d327569a47f661d274": {"elided": "840 records"}}}
